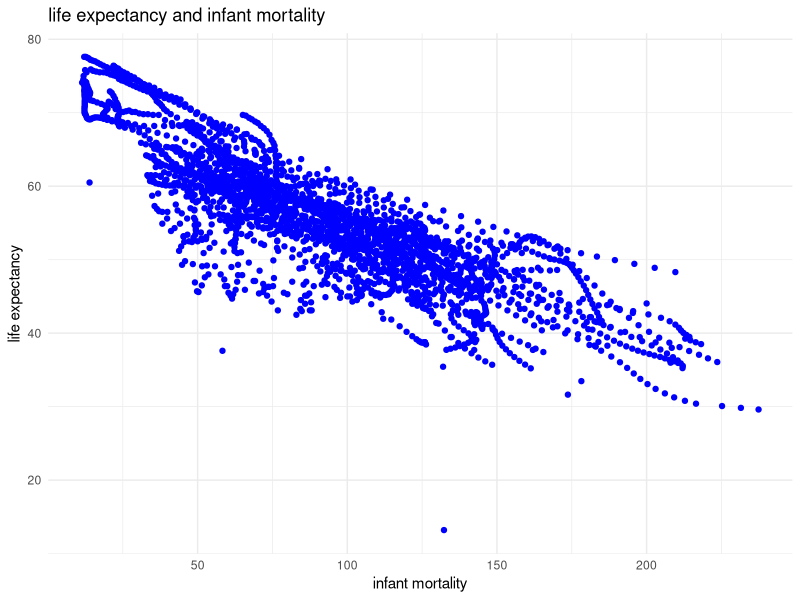
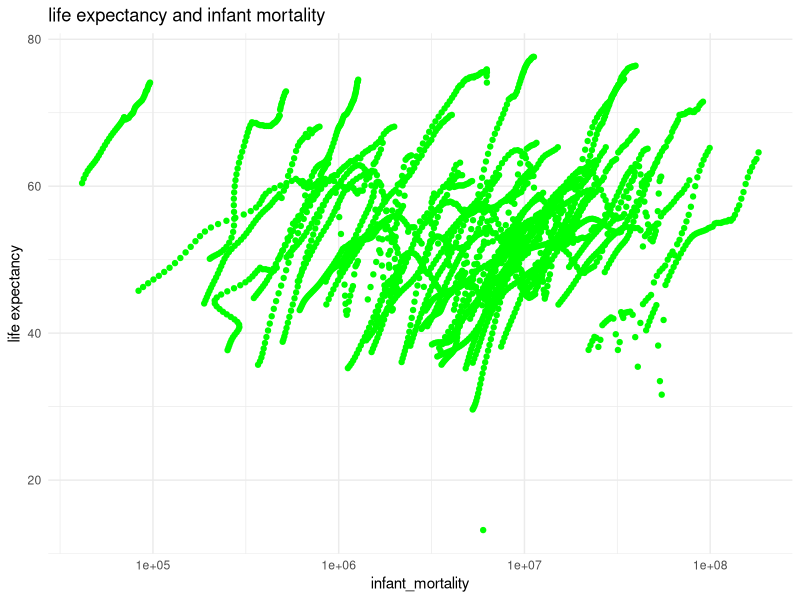
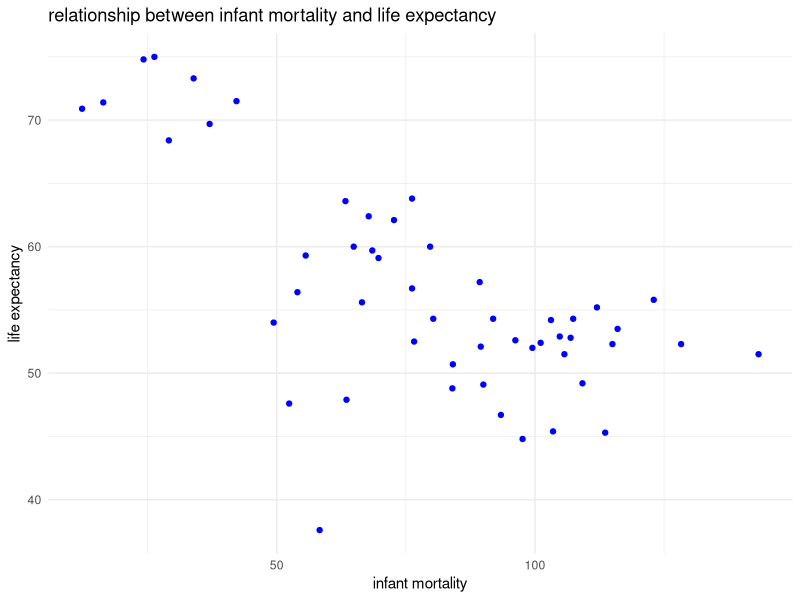
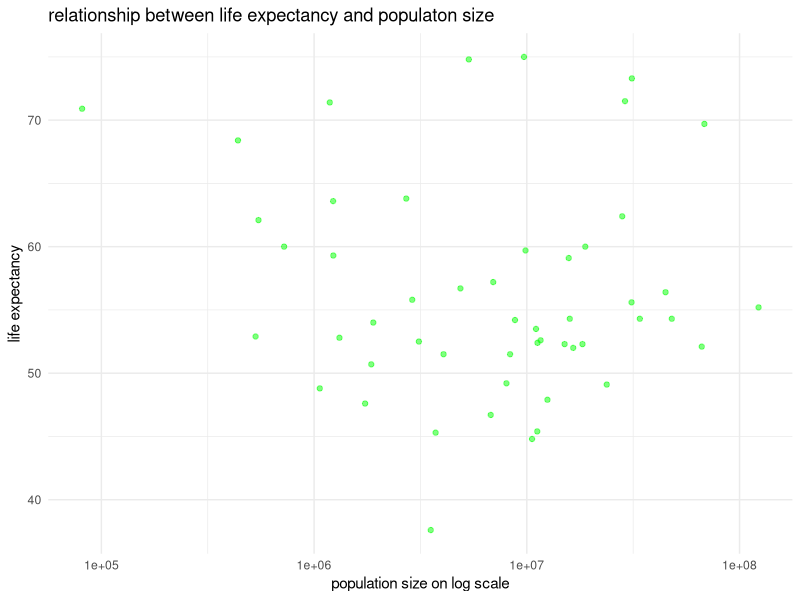
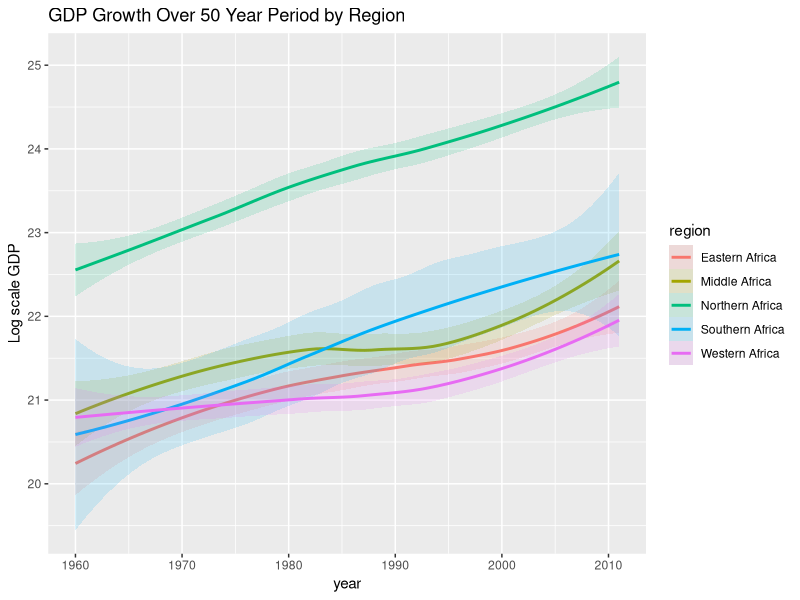
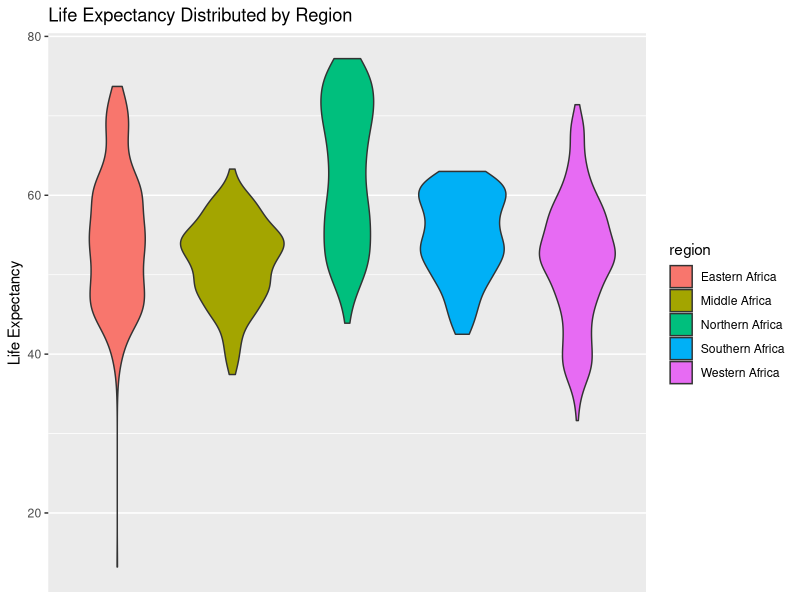

Source code (R) for these figures, in order:
## ---- chunk 1
#load dslabs package
library("dslabs")
#load tidyverse package
library("tidyverse")
#look at help file for gapminder data
help(gapminder)
#get an overview of data structure
str(gapminder)
#get a summary of data structure
summary(gapminder)
#determine type of objective gapminder is
class(gapminder)
## ---- chunk 2
#assign African countries to a new object
africadata=filter(gapminder,continent=="Africa")
#get an overview of data structure of africadata
str(africadata)
#get a summary of data structure
summary(africadata)
#create a data frame that only contains infant_mortality and life_expectancy from africadata
infant_mortality_longevity=select(africadata,infant_mortality,life_expectancy)
#create a data frame that only contains population and life_expectancy
pop_longevity=select(africadata,population,life_expectancy)
#create a data frame that only contains infant_mortality and life_expectancy from africadata
infant_mortality_longevity=select(africadata,infant_mortality,life_expectancy)
#create a data frame that only contains population and life_expectancy
pop_longevity=select(africadata,population,life_expectancy)
## ---- chunk 3

#plot life expectancy as a function of infant mortality
ggplot(data=infant_mortality_longevity)+
geom_point(mapping=aes(x=infant_mortality,y=life_expectancy),color="blue")+
  labs(title="life expectancy and infant mortality",x="infant mortality",y="life expectancy")+
  theme_minimal()
#plot life expectancy as a function of population size
ggplot(data=pop_longevity)+
  geom_point(mapping=aes(x=population, y=life_expectancy),color="green")+
  scale_x_log10()+
  labs(title="life expectancy and infant mortality",x="infant_mortality",y="life expectancy")+
  theme_minimal()

## ---- chunk 4
#filter out the year without missing values and create a data frame contains the year and count
dataframe=filter(africadata,is.na(infant_mortality))%>%
  group_by(year)%>%
  count(year)
dataframe
#create a new data frame containg the data for the year 2000
year2000=filter(africadata,year==2000)
#get a overview of new data frame year2000
str(year2000)
#get a summary of year2000
summary(year2000)
## ---- chunk 5
#plotting the relationship between life expectancy and infant mortality for year 2000
year2000%>%
  ggplot()+
  geom_point(aes(y=life_expectancy,x=infant_mortality),color="blue")+
  labs(x="infant mortality", y="life expectancy", title="relationship between infant mortality and life expectancy")+
  theme_minimal()
#plotting the relationship between life expectancy and population size for year 2000
year2000%>%
  ggplot()+
  geom_point(aes(y=life_expectancy,x=population),color="green",alpha=0.5)+
  scale_x_log10()+
  labs(x="population size on log scale",y="life expectancy", title="relationship between life expectancy and populaton size")+
  theme_minimal()
## ---- chunk 6
#build a linear model using lm function and fit life expectancy as outcome, and infant mortality as the predictor
lm1=lm(life_expectancy~infant_mortality,data=year2000)
#summary of linear regression model 1
summary(lm1)
#build a linear model using lm function and fit life expectancy as outcome, and population size as the predictor
lm2=lm(life_expectancy~population,data=year2000)
#summary of linear regression model 1
broom::tidy(lm2,conf.int=TRUE)%>%
  knitr::kable(digits=3)

## ---- chunk 7
# Creates a new data frame which removes rows without reported gdp data &
# groups based on region
africa_GDP <- africadata %>%
                 filter(!(is.na(gdp))) %>%
                 group_by(region)

# Plots a "LOESS" model predicting log-scale GDP over time by region
ggplot(africa_GDP,aes(x=year,y=log(gdp),color=region,fill=region)) +
   geom_smooth(alpha=0.15) +
   labs(y="Log scale GDP",title="GDP Growth Over 50 Year Period by Region")
## ---- chunk 8
# Plots a violin plot displaying the distribution of life expectancies
# according to region
ggplot(aes(region,life_expectancy,fill=region),data=africa_GDP)+
          geom_violin() +
          scale_x_discrete(labels = NULL, breaks = NULL) +
          labs(x=NULL,y="Life Expectancy",title="Life Expectancy Distributed by Region")
## ---- chunk 9
# Fits a linear regression model using log-scale gdp to predict life expectancy
lm3 <- lm(life_expectancy~log(gdp),data=africa_GDP)

#summary of linear regression model 3
summary(lm3)
